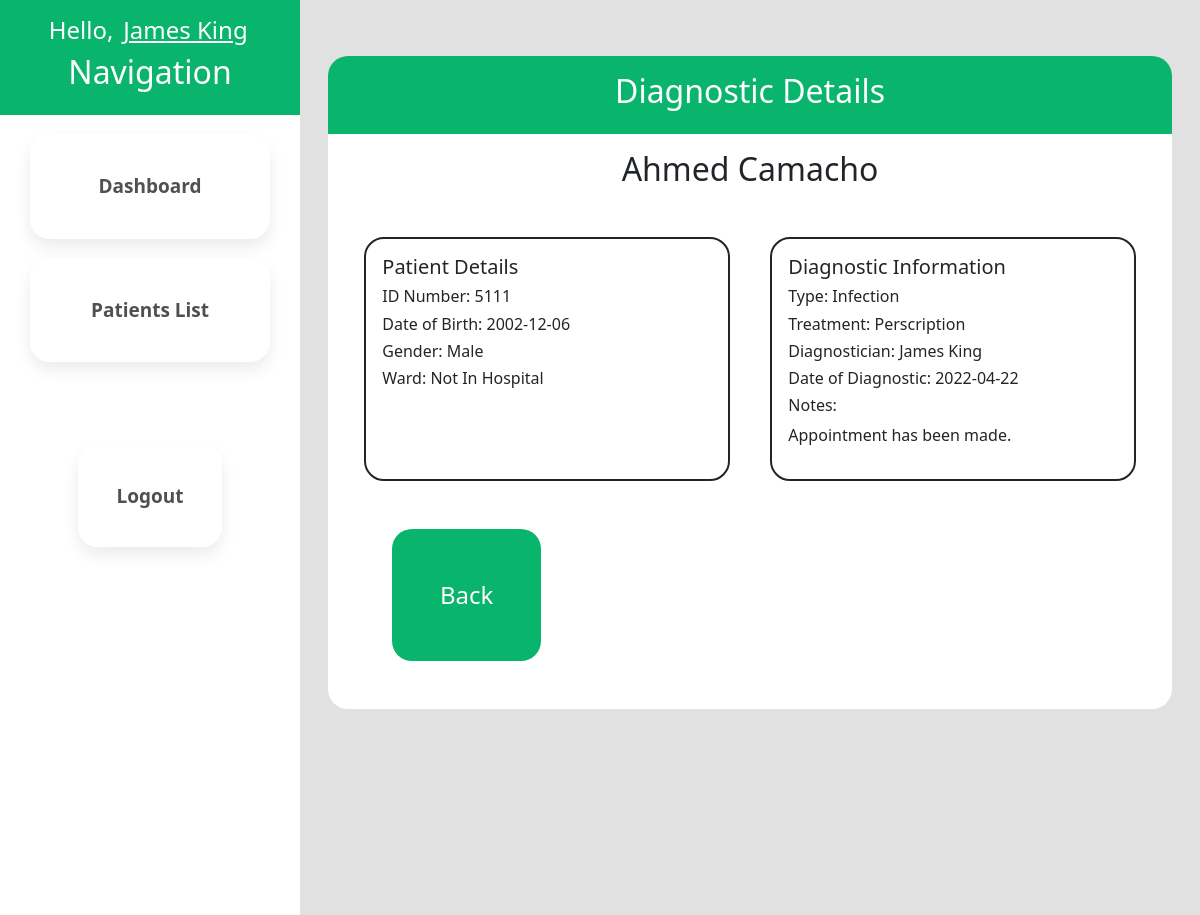
The app's page /diagnostic-details.php?diagID=1211 (signed in) with its own data.
### tables this page shows
CREATE TABLE `employee` (
  `EmployeeID` int(4) NOT NULL,
  `EmployeeFirstName` varchar(20) DEFAULT NULL,
  `EmployeeLastName` varchar(20) DEFAULT NULL,
  `RoleID` int(4) DEFAULT NULL,
  `SpecialityID` int(4) DEFAULT NULL,
  `EmployeeDoB` date DEFAULT NULL,
  `GenderID` varchar(4) DEFAULT NULL,
  `EmployeeContactNumber` varchar(50) DEFAULT NULL,
  `EmployeeEmail` varchar(50) DEFAULT NULL,
  `EmployeeAddress` varchar(20) DEFAULT NULL,
  `EmployeeHireDate` date DEFAULT NULL,
  `LoginDetailsID` int(4) DEFAULT NULL,
  `ManagerID` int(4) DEFAULT NULL
);

CREATE TABLE `diagnostic` (
  `DiagnosticID` int(4) NOT NULL,
  `DiagnosticResult` varchar(20) DEFAULT NULL,
  `DiagnosticDetails` text DEFAULT NULL
);

CREATE TABLE `patient` (
  `PatientID` int(4) NOT NULL,
  `PatientFirstName` varchar(20) DEFAULT NULL,
  `PatientLastName` varchar(20) DEFAULT NULL,
  `PatientDoB` date DEFAULT NULL,
  `GenderID` varchar(4) DEFAULT NULL,
  `PatientContactNumber` varchar(50) DEFAULT NULL,
  `PatientAddress` varchar(30) DEFAULT NULL,
  `WardID` int(4) DEFAULT NULL
);

CREATE TABLE `gender` (
  `GenderID` varchar(4) DEFAULT NULL,
  `GenderTitle` varchar(20) DEFAULT NULL
);

CREATE TABLE `ward` (
  `WardID` int(4) NOT NULL,
  `WardName` varchar(30) DEFAULT NULL
);

CREATE TABLE `diagnosticpatientemployeelink` (
  `DiagnosticPatientEmployeeLinkID` int(4) NOT NULL,
  `DiagnosticDate` date DEFAULT NULL,
  `DiagnosticTreatmentType` varchar(30) DEFAULT NULL,
  `EmployeeID` int(4) DEFAULT NULL,
  `DiagnosticID` int(4) DEFAULT NULL,
  `PatientID` int(4) DEFAULT NULL,
  `DiagnosticNotes` text DEFAULT NULL
);

### diagnostic-details.php (the view, shortened to what this page needs)
<?php
 $userID = $_SESSION['EmpID'];
?>
<!DOCTYPE html>
<html lang="en">
<head>
    <?php include("includes/bootstrap.php");?>
    <link rel="stylesheet" href="css/main.css" />
</head>
<body>
    <div class="container-fluid h-100 w-100">
        <div class="row h-100">
            <div class="col-3 g-0 m-0 p-0">
                <div class="sidebar h-100">
                    <?php include("includes/navbar.php");?>
                </div>
            </div>
            <div class="col-9">
                <div class="main-content">
                    <div class="dash-header">
                        <h2>Diagnostic Details</h2>
                    </div>
                    <div class="dash-content">
                        <?php
                            require_once("includes/db_conn.php");
                            $getDiagID = $_GET["diagID"];
                            $stmt = $conn->prepare( "SELECT * FROM diagnostic
                                                        INNER JOIN diagnosticpatientemployeelink ON (diagnostic.DiagnosticID=diagnosticpatientemployeelink.DiagnosticID)
                                                        INNER JOIN patient ON (diagnosticpatientemployeelink.PatientID=patient.PatientID)
                                                        INNER JOIN employee ON (diagnosticpatientemployeelink.EmployeeID=employee.EmployeeID)
                                                        INNER JOIN gender ON (patient.GenderID=gender.GenderID)
                                                        INNER JOIN ward ON (patient.WardID=ward.WardID)
                                                        WHERE diagnosticpatientemployeelink.DiagnosticPatientEmployeeLinkID =  ?" );
                            $stmt->bind_param( 'i', $getDiagID );
                            $stmt->execute();
                            $result = $stmt->get_result();
                            $obj = $result->fetch_object();
                        ?>
                        <?php
                            echo "<div class=\"patient-container\">";
                            echo "<h2>{$obj->PatientFirstName} {$obj->PatientLastName}</h2>";
                            echo "<div class=\"patient-details\">";
                            echo "<h5>Patient Details</h5>";
                            echo "<h6>ID Number: {$obj->PatientID}</h6>";
                            echo "<h6>Date of Birth: {$obj->PatientDoB}</h6>";
                            echo "<h6>Gender: {$obj->GenderTitle}</h6>";
                            echo "<h6>Ward: {$obj->WardName}</h6>";
                            echo "</div>";
                            echo "<div class=\"patient-personal-details\">";
                            echo "<h5>Diagnostic Information</h5>";
                            echo "<h6>Type: {$obj->DiagnosticResult}</h6>";
                            echo "<h6>Treatment: {$obj->DiagnosticTreatmentType}</h6>";
                            echo "<h6>Diagnostician: {$obj->EmployeeFirstName} {$obj->EmployeeLastName}</h6>";
                            echo "<h6>Date of Diagnostic: {$obj->DiagnosticDate}</h6>";
                            echo "<h6>Notes:</h6> <p>{$obj->DiagnosticNotes}</p>";
                            echo "</div>";
                            echo "<div class=\"patient-buttons\">";
                            echo "<a class=\"lab\" href=\"patient-details.php?patID={$obj->PatientID}\">Back</a>";
                            echo "</div>";
                            echo "</div>";
                        ?>
                    </div>
                </div>
            </div>
        </div>
    </div>
</body>
</html>

### includes/navbar.php (shortened to what this page needs)
<div class="nav-header">
  <?php
    require_once("db_conn.php");
    $getUserID = $userID;
    $stmt = $conn->prepare( "SELECT * FROM employee WHERE EmployeeID = ?" );
    $stmt->bind_param( 'i', $getUserID );
    $stmt->execute();
    $result = $stmt->get_result();
    $obj = $result->fetch_object();
    ?>
  <h4>Hello, <a href="userProfile.php"><?php echo $obj->EmployeeFirstName." ".$obj->EmployeeLastName?></a></h4>
  <h2>Navigation</h2>
</div>
<?php
  $getUserID = $userID;
  $stmt = $conn->prepare( "SELECT RoleID FROM employee WHERE EmployeeID = ?" );
  $stmt->bind_param( 'i', $getUserID );
  $stmt->execute();
  $result = $stmt->get_result();
  $obj = $result->fetch_object();
  $userRole = $obj->RoleID;
?>
<?php if($userRole == 4 || $userRole == 5){
    echo "<div class=\"nav-content\">";
    echo "<div class=\"nav-buttons\">";
      echo "<a href=\"dashboard.php\">Dashboard</a>";
      echo "<a href=\"patient-list.php\">Patients List</a>";
      echo "<a href=\"employee-list.php\">Employee List</a>";
      echo "<a href=\"manager-list.php\">Manager List</a>";
      echo "<div class=\"logout-button\">";
        echo "<a href=\"login.php\">Logout</a>";
      echo "</div>";
    echo "</div>";
  echo "</div>";
  } else {
      echo "<div class=\"nav-content\">";
      echo "<div class=\"nav-buttons\">";
        echo "<a href=\"dashboard.php\">Dashboard</a>";
        echo "<a href=\"patient-list.php\">Patients List</a>";
        echo "<div class=\"logout-button\">";
          echo "<a href=\"login.php\">Logout</a>";
        echo "</div>";
      echo "</div>";
    echo "</div>";
  }
?>

### css/main.css (style rules this page uses)
body { background-color: #e1e1e1; height: 100%; }
html { overflow: hidden; font-family: Arial, Helvetica, sans-serif; }
body, html { height: 100%; width: 100%; }
.nav-header { text-align: center; color: white; background-color: rgb(9, 180, 109); padding: 1em; }
.nav-header h4 a { color: white; padding: .15em; }
.nav-content { display: flex; justify-content: center; background-color: white; height: 100%; }
.nav-buttons { width: 20%; display: flex; flex-direction: column; position: absolute; justify-content: center; }
.nav-buttons a { font-size: 19px; font-weight: bold; color: #505050; text-decoration: none; text-align: center; margin-top: 1em; width: 100%; padding: 2em; border-color: #CBCBCB; border-width: 1px; border-radius: 20px; border-style: none; background-color: rgb(255, 255, 255); box-shadow: 0px 8px 16px 0px rgba(0,0,0,0.08); }
.logout-button { align-self: center; margin-top: 50%; }
.logout-button a { text-decoration: none; }
.sidebar { height: 100%; width: 100%; }
.main-content { padding: 1em; height: 100%; width: 100%; margin-top: 2.5em; }
.dash-header { text-align: center; color: white; background-color: rgb(9, 180, 109); padding: 1em; border-top-left-radius: 20px; border-top-right-radius: 20px; }
.dash-content { background-color: white; padding: 1em; border-bottom-left-radius: 20px; border-bottom-right-radius: 20px; overflow-y: scroll; overflow-x: hidden; max-height: 700px; }
.patient-container { display:flex; justify-content: space-around; flex-wrap: wrap; }
.patient-container h2 { width: 100%; text-align: center; }
.patient-details { margin-top: 5%; width: 45%; border-style: solid; border-width: 2px; border-radius: 20px; padding: 1em; }
.patient-personal-details { margin-top: 5%; width: 45%; border-style: solid; border-width: 2px; border-radius: 20px; padding: 1em; }
.patient-buttons { display: flex; justify-content: space-between; width: 100%; padding: 1em; margin: 2em; margin-bottom: 1em; }
.patient-buttons a { background-color: rgb(9, 180, 109); color: white; text-decoration: none; padding: 2em; font-size: x-large; border-radius: 20px; font-weight: 500; }

### records on screen
employee: EmployeeFirstName "James", EmployeeLastName "King"
diagnostic: patient.PatientFirstName "Ahmed", patient.PatientLastName "Camacho", patient.PatientID "5111", patient.PatientDoB "2002-12-06", gender.GenderTitle "Male", ward.WardName "Not In Hospital", DiagnosticResult "Infection", diagnosticpatientemployeelink.DiagnosticTreatmentType "Perscription", employee.EmployeeFirstName "James", employee.EmployeeLastName "King", diagnosticpatientemployeelink.DiagnosticDate "2022-04-22", diagnosticpatientemployeelink.DiagnosticNotes "Appointment has been made."
